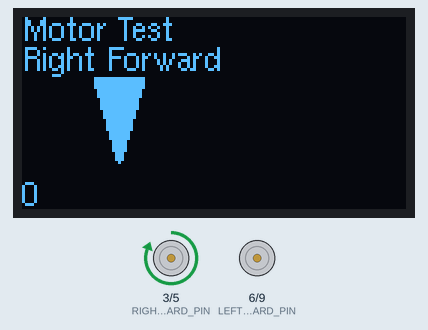
The sketch below on a simulated Arduino Nano, built with avr-gcc and run on an emulated ATmega328P. Shown: 128×64 one-colour display, motor-driver pin pairs drawn as motors (green arrow = first pin HIGH = forward, orange = second pin HIGH = backward, longer = more drive). What the sketch prints to the serial monitor is not drawn.

Above: at 0.4 s.
At 10.4 s:
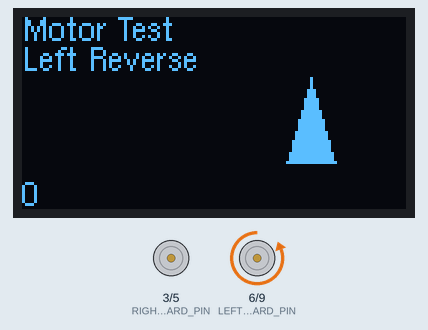
At 19.2 s:
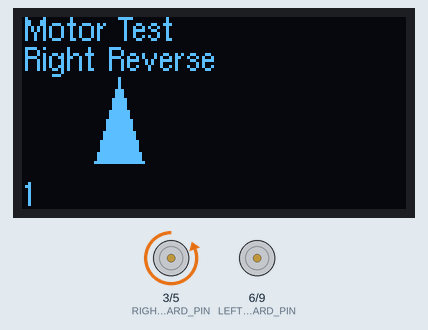
At 38.0 s:
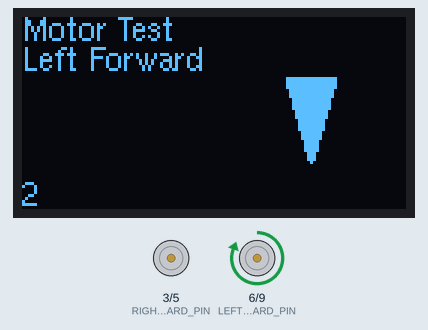
Timing chart, 0 to 40.0 s (numbered marks = the images above):
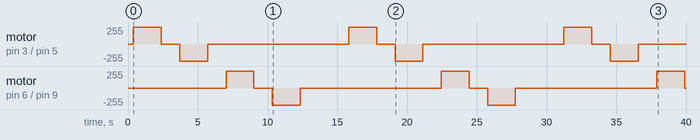

The sketch:

_03-motor-display-test.ino
```cpp
/*
 * This test will cycle between the four directions for the wheel motors. The display will show the wheel
 * being tested and draw an arrow for the direction and side.
 * If you pass this test it indcates the display and wheel connections are all correct.
 */

#include <Arduino.h>
//// https://github.com/olikraus/u8g2/wiki
#include <U8g2lib.h>
#include <SPI.h>

// change these numbers until you get right forward, right backward, left forward, left reverse
// you can only use PWM pins.  On the Arduino Nano these are 3, 5, 6, 9, 10 and 11
// We are going to tuse pin 3 as an interrupt so we can't use it here
#define RIGHT_FORWARD_PIN 3
#define RIGHT_REVERSE_PIN 5
#define LEFT_FORWARD_PIN 6
#define LEFT_REVERSE_PIN 9

// order on OLED - GND, VCC, SCL, SDA, RDS, DC, CS
#define SCL_PIN 13 // SCL clock - 3rd from bottom
#define SDA_PIN 11 // SDA, Data, MOSI - must be on pin 11 on the Nano
#define RDS_PIN 10 // reset
#define DC_PIN 7 // DC moved from pin 9 which is needed as a PWM pin
#define CS_PIN 8 // chip select top

int delay_time_on = 2000; // how long should each wheel turn?
int delay_time_off = 1000; // delay between tests
int delay_end_of_test= 3000; // delay between tests

// https://github.com/olikraus/u8g2/wiki/u8x8setupcpp#constructor-reference
// We are using the 128 byte 4W Hardware SPI with no rotation which only uses 27% of dynamic memory
U8G2_SSD1306_128X64_NONAME_1_4W_HW_SPI u8g2(U8G2_R0, CS_PIN, DC_PIN, RDS_PIN);

int counter; // main loop counter

void setup() {
  // Turn these pins on for PWM OUTPUT
  // you can use digitalWrite for testing if the PWM pins are not free
  pinMode(RIGHT_FORWARD_PIN, OUTPUT);
  pinMode(RIGHT_REVERSE_PIN, OUTPUT);
  pinMode(LEFT_FORWARD_PIN, OUTPUT);
  pinMode(LEFT_REVERSE_PIN, OUTPUT);
  // turn all the motors off
  analogWrite(RIGHT_FORWARD_PIN, 0);
  analogWrite(RIGHT_REVERSE_PIN, 0);
  analogWrite(LEFT_FORWARD_PIN, 0);
  analogWrite(LEFT_REVERSE_PIN, 0);
  // for debugging.  The output will appear on the serial monitor
  // To open the serial monitor, click the magnafing glass icon in the upper right corner

   u8g2.begin();
  // Set font to Helvetica regular 8 pixel font
  // For other options see https://github.com/olikraus/u8g2/wiki/fntlistall#8-pixel-height
  u8g2.setFont(u8g2_font_helvR08_tf);

  Serial.begin(9600);      // open the serial port at 9600 bps
}

void loop() {

  Serial.println("Right Forward Test");
  u8g2.firstPage();
  do {
    u8g2.drawStr(0,8,"Motor Test");
    u8g2.drawStr(0,18,"Right Forward");
    u8g2.drawTriangle(24,20, 40,20, 32, 48);
    u8g2.setCursor(0,63);
    u8g2.print(counter);
  } while ( u8g2.nextPage() );
  analogWrite(RIGHT_FORWARD_PIN, 255);
  delay(delay_time_on);
  analogWrite(RIGHT_FORWARD_PIN, 0);
  delay(delay_time_off);

  Serial.println("Right reverse test");
  u8g2.firstPage();
  do {
    u8g2.drawStr(0,8,"Motor Test");
    u8g2.drawStr(0,18,"Right Reverse");
    u8g2.drawTriangle(24,48, 40,48, 32, 20);
    u8g2.setCursor(0,63);
    u8g2.print(counter);
  } while ( u8g2.nextPage() );
  analogWrite(RIGHT_REVERSE_PIN, 255);
  delay(delay_time_on);
  analogWrite(RIGHT_REVERSE_PIN, 0);
  delay(delay_time_off);

  Serial.println("Left Forward Test");
  u8g2.firstPage();
  do {
    u8g2.drawStr(0,8,"Motor Test");
    u8g2.drawStr(0,18,"Left Forward");
    u8g2.drawTriangle(88,20, 104,20, 96, 48);
    u8g2.setCursor(0,63);
    u8g2.print(counter);
  } while ( u8g2.nextPage() );
  analogWrite(LEFT_FORWARD_PIN, 255);
  delay(delay_time_on);
  digitalWrite(LEFT_FORWARD_PIN, 0);
  delay(delay_time_off);

  Serial.println("Left Reverse Test");
    u8g2.firstPage();
  do {
    u8g2.drawStr(0,8,"Motor Test");
    u8g2.drawStr(0,18,"Left Reverse");
    u8g2.drawTriangle(88,48, 104,48, 96, 20);
    u8g2.setCursor(0,63);
    u8g2.print(counter);
  } while ( u8g2.nextPage() );
  digitalWrite(LEFT_REVERSE_PIN, 255);
  delay(delay_time_on);
  digitalWrite(LEFT_REVERSE_PIN, 0);

  delay(delay_end_of_test);

  u8g2.firstPage();
  do {
    u8g2.drawStr(0,8,"Motor Test");
    u8g2.setCursor(0,63);
    u8g2.print(counter);
  } while ( u8g2.nextPage() );

  counter++;
}
```

Measured:
- by itself, motor on pin 3 (RIGHT_FORWARD_PIN) / pin 5 (RIGHT_REVERSE_PIN), motor on pin 6 (LEFT_FORWARD_PIN) / pin 9 (LEFT_REVERSE_PIN): repeats every 15.4 s: stopped 1.3 s, backward 255/255 2.0 s, stopped 10.1 s, forward 255/255 2.0 s
- what the display in image 0 shows lasts 3.3 s, from 0.4 s to 3.7 s
- what the display in image 1 shows lasts 5.2 s, from 10.3 s to 15.5 s
